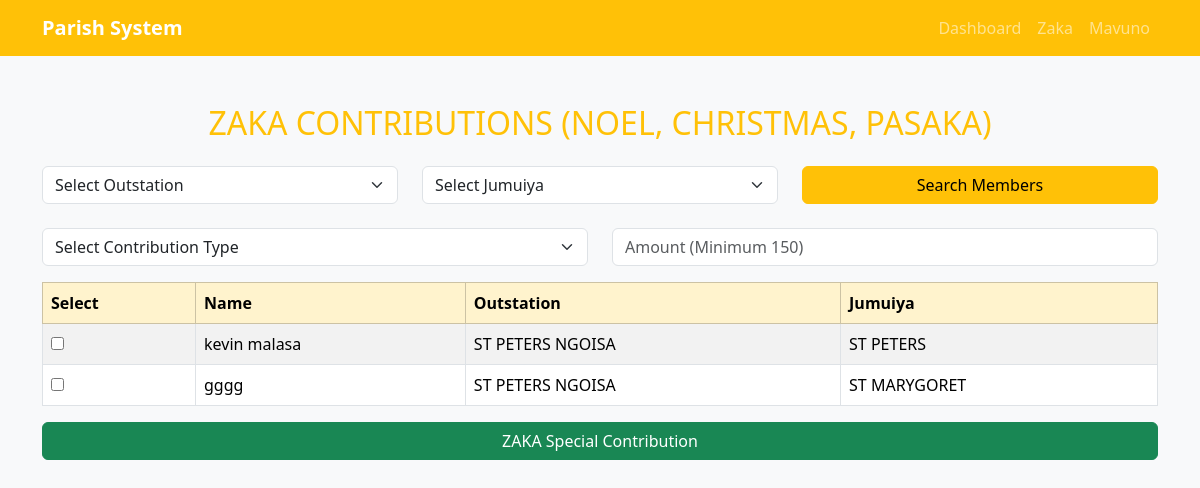
The page /Special (signed in) on the database as committed earlier.
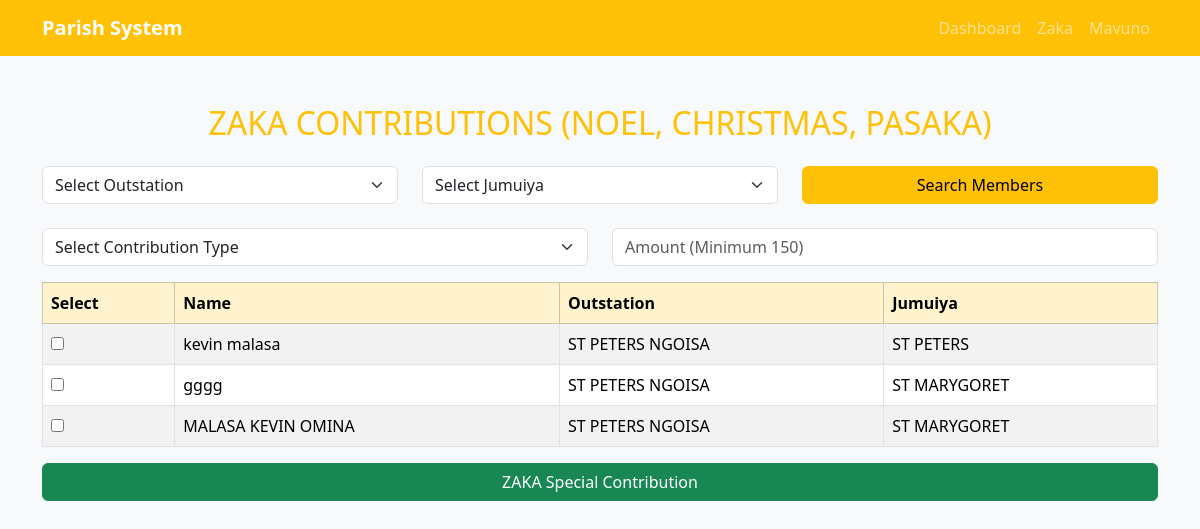
The same page on the database as committed later.
### Ngoiso/models.py (models this page shows, shortened)
class Member(models.Model):
    parish = models.CharField(max_length=50, choices=[('NGOISA', 'NGOISA PARISH')])
    outstation = models.ForeignKey(Outstation, on_delete=models.SET_NULL, null=True)
    jumuiya = models.ForeignKey(Jumuiya, on_delete=models.SET_NULL, null=True)
    group = models.CharField(max_length=50, choices=[('CMA', 'CMA'), ('CWA', 'CWA'), ('YOUTH', 'Youth'), ('PMC', 'PMC')])
    full_name = models.CharField(max_length=200)
    phone_number = models.CharField(max_length=20)

class Outstation(models.Model):
    name = models.CharField(max_length=100)
    parish = models.CharField(max_length=50, choices=[('NGOISA', 'NGOISA PARISH')])
    def __str__(self):
        return self.name

class Jumuiya(models.Model):
    name = models.CharField(max_length=100)
    outstation = models.ForeignKey(Outstation, on_delete=models.CASCADE)
    def __str__(self):
        return self.name

### Ngoiso/views.py (the view, shortened to what this page needs)
# urls.py: path('Special', views.Special, name= 'Special'),
@login_required(login_url='Login')
def Special(request):
    outstation_id = request.GET.get('outstation')
    jumuiya_id = request.GET.get('jumuiya')
    members = Member.objects.all()
    if outstation_id:
        members = members.filter(outstation_id=outstation_id)
    if jumuiya_id:
        members = members.filter(jumuiya_id=jumuiya_id)
    context = {
        'members': members,
        'outstations': Outstation.objects.all(),
        'jumuiyas': Jumuiya.objects.all(),
    }
    return render(request, 'special.html', context)

### Ngoiso/templates/special.html (shortened to what this page needs)
{% load static %}
<!DOCTYPE html>
<html>
<head>
    <link href="https://cdn.jsdelivr.net/npm/bootstrap@5.3.2/dist/css/bootstrap.min.css" rel="stylesheet">
</head>
<body class="bg-light">
<nav class="navbar navbar-expand-lg navbar-dark bg-warning">
    <div class="container">
        <a class="navbar-brand fw-bold" href="{% url 'Dashbd' %}">
            Parish System
        </a>
        <div class="collapse navbar-collapse justify-content-end" id="navbarNav">
            <ul class="navbar-nav">
                <li class="nav-item">
                    <a class="nav-link" href="{% url 'Dashbd' %}">Dashboard</a>
                </li>
                <li class="nav-item">
                    <a class="nav-link" href="{% url 'zaka' %}">Zaka</a>
                </li>
                <li class="nav-item">
                    <a class="nav-link" href="{% url 'mavuno' %}">Mavuno</a>
                </li>
            </ul>
        </div>
    </div>
</nav>
<div class="container mt-5">
    <h2 class="text-center mb-4 text-warning">
        ZAKA CONTRIBUTIONS (NOEL, CHRISTMAS, PASAKA)
    </h2>
    <form method="GET" class="row mb-4">
        <div class="col-md-4">
            <select name="outstation" class="form-select">
                <option value="">Select Outstation</option>
            </select>
        </div>
        <div class="col-md-4">
            <select name="jumuiya" class="form-select">
                <option value="">Select Jumuiya</option>
            </select>
        </div>
        <div class="col-md-4">
            <button class="btn btn-warning w-100">
                Search Members
            </button>
        </div>
    </form>
    <form method="POST">
        <div class="row mb-3">
            <div class="col-md-6">
                <select name="contribution_type" class="form-select" required>
                    <option value="">Select Contribution Type</option>
                </select>
            </div>
            <div class="col-md-6">
                <input type="number" step="0.01"
                       name="amount"
                       class="form-control"
                       placeholder="Amount (Minimum 150)"
                       required>
            </div>
        </div>
        <table class="table table-bordered table-striped">
            <thead class="table-warning">
                <tr>
                    <th>Select</th>
                    <th>Name</th>
                    <th>Outstation</th>
                    <th>Jumuiya</th>
                </tr>
            </thead>
            <tbody>
                {% for member in members %}
                <tr>
                    <td>
                        <input type="checkbox" name="members" value="{{ member.id }}">
                    </td>
                    <td>{{ member.full_name }}</td>
                    <td>{{ member.outstation }}</td>
                    <td>{{ member.jumuiya }}</td>
                </tr>
                {% empty %}
                <tr>
                    <td colspan="4" class="text-center">
                        No members found.
                    </td>
                </tr>
                {% endfor %}
            </tbody>
        </table>
        <button type="submit" class="btn btn-success w-100">
            ZAKA Special Contribution
        </button>
    </form>
</div>
</body>
</html>

Rows that differ between the two databases and show on the page:
added Member: full_name "MALASA KEVIN OMINA", outstation "ST PETERS NGOISA", jumuiya "ST MARYGORET"
